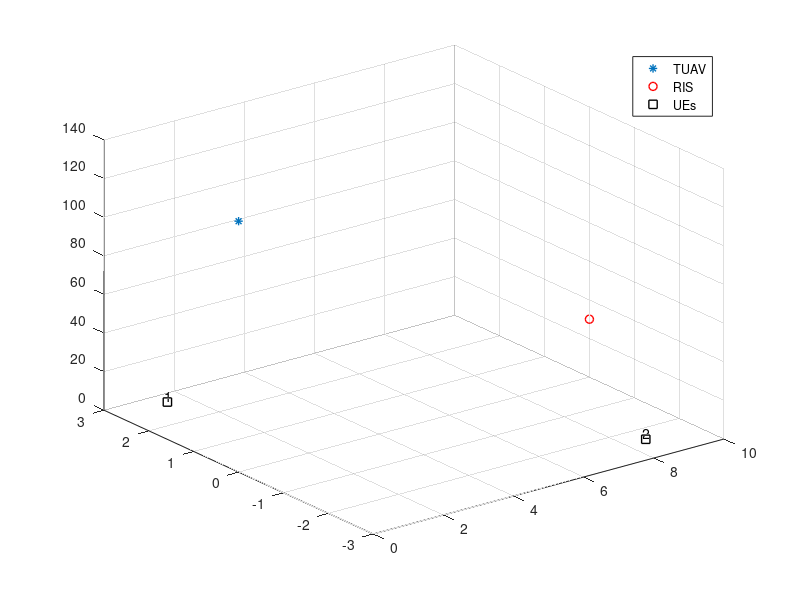

Write the MATLAB code that produced this figure. (Note: this script raises an error after producing the figure.)
%%
seed_value = 1; K = 2; N_R = 4096; pp = 1;
rng(seed_value);
cpt = get(groot,'defaultLineLineWidth');
if cpt < 1
    set(groot,'defaultLineLineWidth',1.0)
end

% disp('########')
%%

% Based on: A Downlink Coverage Scheme of Tethered UAV (Table 2). 

% K = 2; % Number of users
N_T = 4; % Number of transmit antennas
N_UE = 1; % Number of antennas for each user;

Pt = 20*N_T; % 20 W per antenna.
f = 3.5e9; lambda = 3e8/f;

Thether_length = 100; % m

% N_R = 128; % Number of RE.

tau = 0.8; % amount of power split between commmon (1-tau)*Pt and private tau*Pt
% Weighted Sum-Rate Maximization for Rate-Splitting Multiple Access Based 
% Secure Communication

%% TUAV position
h_B = 30; % m
q_TUAV = [0, 0, h_B+Thether_length]';
% cable can be up to 100 m

%% RIS position

q_RIS = [10, 0, 30]';

elevationAngleRIS = atan((q_TUAV(3) - q_RIS(3))/norm(q_TUAV(1:2)-q_RIS(1:2)));

%% UEs position

x_pos = 5*(rand(K, 1)*2);
y_pos = 5*(rand(K, 1)*2-1);
z_pos = 1.5*ones(K, 1);
q_UEs = [x_pos, y_pos, z_pos]';

elevationAngleUEs = atan((q_TUAV(3) - q_UEs(3, :))./sqrt(sum((q_TUAV(1:2)-q_UEs(1:2, :)).^2)));

%%
deltaTxt = 0.3;
if pp
    figure;
    plot3(q_TUAV(1), q_TUAV(2), q_TUAV(3), '*'); hold on;
    plot3(q_RIS(1), q_RIS(2), q_RIS(3), 'ro')
    plot3(q_UEs(1, :), q_UEs(2, :), q_UEs(3, :),'ks')
    for k=1:K
        text(q_UEs(1, k)+deltaTxt,q_UEs(2, k)+deltaTxt,sprintf('%d', k))
    end
    grid on
    legend({'TUAV', 'RIS', 'UEs'})
end

%% distances
% direct path
d_T_U = sqrt(sum(q_UEs.^2 + q_TUAV.^2, 1));
% TUAV - RIS
d_T_R = sqrt(sum(q_RIS.^2 + q_TUAV.^2, 1));
% RIS - UE
d_R_U = sqrt(sum(q_UEs.^2 + q_RIS.^2, 1));


%% TUAV - UEs channel (direct)
urban = [9.61, 0.16];
denseUrban = [12.08, 0.11];
highriseUrban = [27.23, 0.08];
probabilityLOS = @(x, elevationAngle) 1./(1 + x(1)*exp(-x(2)*(elevationAngle - x(1))));

a1 = 2-3.5;
b1 = 3.5;

alphaTUAV2UE = a1*probabilityLOS(highriseUrban, elevationAngleUEs) + b1;

%%

% alphaTUAV2UE = 3.5;

KNLOS_factor_db = -10; % k factor depends on the position of the user
% a3 = 5; % 5dB
% b3 = 2/pi * (log(15/a3));
% KfactorTUAV2UE = a3 * exp(b3 * elevationAngleUEs)
KNLOS_factor = 10.^(KNLOS_factor_db/10);

h_T_U_LOS_factor = 1; % 
h_T_U_NLOS_factor = complex(randn(N_T, K),randn(N_T, K))/sqrt(2);

h_T_U_NLOS = (sqrt(KNLOS_factor/(1+KNLOS_factor))*h_T_U_LOS_factor +...
    sqrt(1/(1+KNLOS_factor))*h_T_U_NLOS_factor);

h_T_U_PL = h_T_U_NLOS.*sqrt((lambda/4/pi)^2 * d_T_U.^(-alphaTUAV2UE));

%% TUAV - RIS channel

alpha_T_R = 2;
KLOS_factor_db = 10;
KLOS_factor = 10.^(KLOS_factor_db/10);

h_T_R_LOS_factor = 1; 
h_T_R_NLOS_factor = complex(randn(N_R, N_T),randn(N_R, N_T))/sqrt(2);

h_T_R_LOS = (sqrt(KLOS_factor./(1+KLOS_factor)).*h_T_R_LOS_factor +...
    sqrt(1./(1+KLOS_factor)).*h_T_R_NLOS_factor);


G = h_T_R_LOS.*sqrt((lambda/4/pi)^2 * d_T_R.^(-alpha_T_R));

%% RIS - UEs channel

alpha_R_U = 2.8;

KLOS_factor_db = 10;
KLOS_factor = 10.^(KLOS_factor_db/10);

h_R_U_LOS_factor = 1; % 
h_R_U_NLOS_factor = complex(randn(N_R, N_UE),randn(N_R, N_UE))/sqrt(2);

h_R_U_LOS = (sqrt(KLOS_factor./(1+KLOS_factor)).*h_R_U_LOS_factor +...
                sqrt(1./(1+KLOS_factor)).*h_R_U_NLOS_factor); 

h_R_U_PL = h_R_U_LOS.*sqrt((lambda/4/pi)^2 * d_R_U.^(-alpha_R_U));

%% RIS
% Review Initial condition for phase shifts
phi = randi([-180, 180], N_R, 1)*pi/180;
% phi = pi*ones(N_R, 1);
s = exp(1i*phi);
Theta = diag(s);

%% Noise Variance

B = 20e6; % 20 MHz of BW; review the parameters for urban area
NF = 7;
ThermalNoise = db2pow(-173.9 + NF)/1000;  %W per Hz
% -173.9 is the noise power at 20 degrees
% - 204 is the noise power at 0 kelvin degrees
varianceNoise = ThermalNoise * B;

%% Overall channel
% amplification of the parameters for numerical resolution purpose.
h_T_U_PL = h_T_U_PL * 1e6;
h_R_U_PL = h_R_U_PL * 1e6;
varianceNoise = varianceNoise * (1e6)^2;

h_ov_k = (h_T_U_PL' + h_R_U_PL' * Theta * G)';

%% Precoder

% p_c_IC = AMBF_common_precoder(h_ov_k, Pt, tau);
p_c_IC = SVD_common_precoder(h_ov_k, Pt, tau);
p_k_IC = RZF_private_precoder_matrix(h_ov_k, Pt, K, tau, N_T);
% p_k_IC = MRT_precoder_private_matrix(h_ov_k, Pt, K, tau);

P = [p_c_IC, p_k_IC];
assert(round(trace(P*P')) == Pt, 'power out of bounds')



%%

[rate_c, rate_kp] = compute_rates(h_ov_k, K, varianceNoise, p_c_IC, p_k_IC)
common_rates = min(rate_c)/K*ones(size(rate_c));
Rov = sum(rate_kp + common_rates)

%%
UEselection = "min";
[s, iter, loop] = PS_initialCondition(s, h_T_U_PL, h_R_U_PL, G, ...
                            K, N_T, Pt, tau, varianceNoise, UEselection);

Theta = diag(s);
h_ov_k = (h_T_U_PL' + h_R_U_PL' * Theta * G)';
% p_c_IC = AMBF_common_precoder(h_ov_k, Pt, tau);
p_c_IC = SVD_common_precoder(h_ov_k, Pt, tau);
p_k_IC = RZF_private_precoder_matrix(h_ov_k, Pt, K, tau, N_T);
% p_k_IC = MRT_precoder_private_matrix(h_ov_k, Pt, K, tau);
[rate_c, rate_kp] = compute_rates(h_ov_k, K, varianceNoise, p_c_IC, p_k_IC)
common_rates = min(rate_c)/K*ones(size(rate_c));
Rov = sum(rate_kp + common_rates)